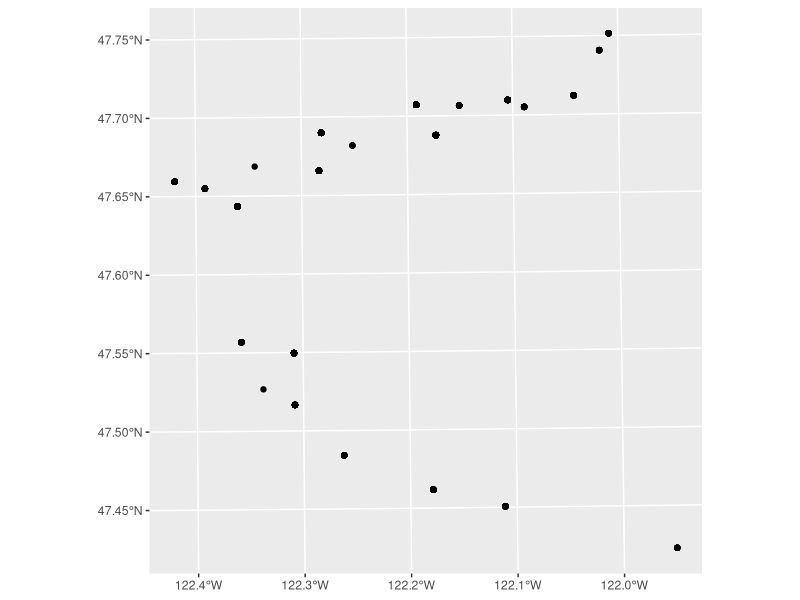

Source code (R):
# Load libraries
library(sf)
library(ggplot2)

# Import data
# Introduce the data set: All coyote and raccoon captures in Seattle spring 2019
# through early 2021.
# Talk about read.csv. This should be familiar
captures.table <- read.csv("captures.csv")


# Introduce the concept of spatial data. Point out that
# the data in captures.table has two columns, but those could be any old
# number and we need to convert them to a spatial data type.
# This section will also introduce the idea of a CRS
# Specifically introduce 4326 and 26910.
# Tell people how to find their UTM and state plane (others?)

# Convert to spatial data frame
captures.spatial <- st_as_sf(captures.table,
                             coords = c("longitude","latitude"), 
                             crs = 4326)
    
# Transform to UTM
captures <- st_transform(captures.spatial,26910)

# All of of the above in one step
# Point out that this is a common procedure, to do in one step
# 1. Import non-spatial data
# 2. Make it spatial using the CRS in which it was saved
# 3. Reproject it into the CRS you want to use for your analysis
captures <- read.csv("captures.csv") %>%
  st_as_sf(coords = c("longitude","latitude"), crs = 4326) %>%
  st_transform(26910)
  
# Show all the points on a map
# ggplot should be familiar but the geom_sf() argument will be new.
ggplot(captures) + geom_sf()

# Make a map of coyote captures on a google map
# Inlcude some preamble about breaking down this step into substeps
# 1. Just the coyotes
# 2. How to get the google background
# 3. Putting it all together
